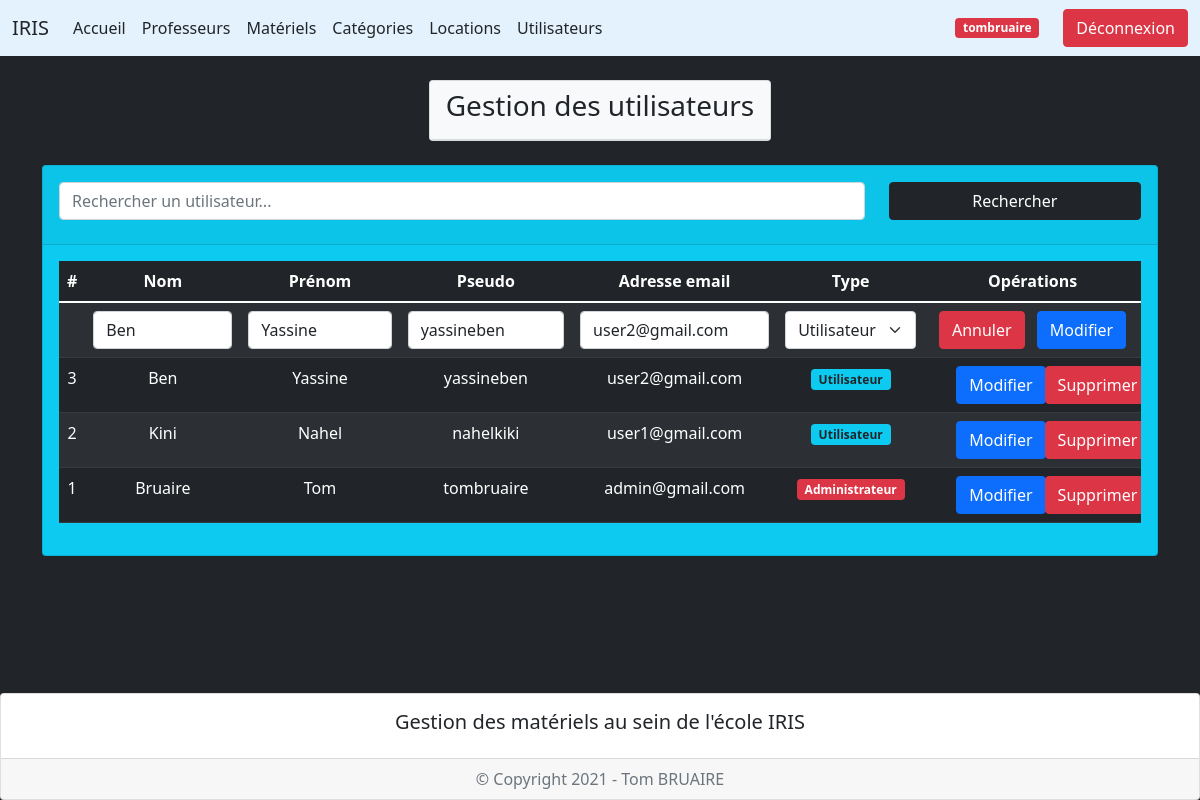
/index.php?page=5&action=edit&iduser=3 (signed in), run on the app's committed database.
### tables this page shows
create table users (
    iduser int(3) not null auto_increment,
    nomuser varchar(50),
    prenomuser varchar(50),
    pseudouser varchar(20),
    emailuser varchar(255),
    mdpuser varchar(255),
    lvl int not null default 1,
    primary key (iduser)
);

### controleur/config_db.php (called while the page is built)
<?php
$server = "localhost";
$bdd = "iris";
$user = "root";
$mdp = "";
?>

### controleur/controleur.class.php (called while the page is built, shortened)
<?php
require_once("modele/modele.class.php");
class Controleur {
    private $unModele;
    public function __construct($server, $bdd, $user, $mdp) {
        $this->unModele = new Modele($server, $bdd, $user, $mdp);
    }
    public function setTable($uneTable) {
        $this->unModele->setTable($uneTable);
    }
    public function selectAll($chaine = "*", $orderby) {
        return $this->unModele->selectAll($chaine, $orderby);
    }
    public function selectWhere($chaine = "*", $where) {
        return $this->unModele->selectWhere($chaine, $where);
    }
}
?>

### vue/vue_utilisateurs.php (the view, shortened to what this page needs)
<div class="container mt-4 mb-5">
    <div class="row d-flex justify-content-center">
        <div class="col-auto">
            <div class="card bg-info">
                <div class="card-header">
                    <form method="post" action="" class="mt-2">
                        <div class="row mb-3">
                            <div class="col-9">
                                    <input type="search" name="mot" id="mot" placeholder="Rechercher un utilisateur..." class="form-control">
                            </div>
                            <div class="col-3">
                                <button type="submit" name="Rechercher" class="btn btn-dark w-100">Rechercher</button>
                            </div>
                        </div>
                    </form>
                </div>
                <div class="card-body">
                    <div class="table-responsive">
                        <table class="table table-dark table-striped text-center">
                            <thead>
                                <tr>
                                    <th scope="col">#</th>
                                    <th scope="col">Nom</th>
                                    <th scope="col">Prénom</th>
                                    <th scope="col">Pseudo</th>
                                    <th scope="col">Adresse email</th>
                                    <th scope="col">Type</th>
                                    <?php if (isset($_SESSION['lvl']) && $_SESSION['lvl'] == 2) { ?>
                                        <th scole="col">Opérations</th>
                                    <?php } ?>
                                </tr>
                            </thead>
                            <tbody>
                                <?php if (isset($_SESSION['lvl']) && $_SESSION['lvl'] == 2) { ?>
                                    <form method="post" action="">
                                        <tr>
                                            <td></td>
                                            <td><input type="text" name="nomuser" id="nom" class="form-control" value="<?= ($leUser != null ? $leUser['nomuser'] : null); ?>"></td>
                                            <td><input type="text" name="prenomuser" id="prenom" class="form-control" value="<?= ($leUser != null ? $leUser['prenomuser'] : null); ?>"></td>
                                            <td><input type="text" name="pseudouser" id="pseudo" class="form-control" value="<?= ($leUser != null ? $leUser['pseudouser'] : null); ?>"></td>
                                            <td><input type="email" name="emailuser" id="email" class="form-control" value="<?= ($leUser != null ? $leUser['emailuser'] : null); ?>"></td>
                                            <td>
                                                <select name="lvl" class="form-select">
                                                    <option value="1" <?php if ($leUser != null && $leUser['lvl'] == 1) {echo "selected";} ?>>Utilisateur</option>
                                                </select>
                                            </td>
                                            <td>
                                                <?php if ($leUser != null) { ?>
                                                    <button type="submit" name="Annuler" class="btn btn-danger me-2">Annuler</button>
                                                <?php } ?>
                                                <button type="submit" <?= ($leUser != null ? 'name="subeditutilisateur"' : 'name="subaddutilisateur"'); ?> class="btn <?= ($leUser != null ? 'btn-primary' : 'btn-success w-100'); ?>"><?= ($leUser != null ? "Modifier" : "Ajouter"); ?></button>
                                            </td>
                                        </tr>
                                    </form>
                                <?php } ?>
                            <?php foreach ($lesUtilisateurs as $unUtilisateur) { ?>
                                <tr>
                                    <td><?= $unUtilisateur['iduser']; ?></td>
                                    <td><?= $unUtilisateur['nomuser']; ?></td>
                                    <td><?= $unUtilisateur['prenomuser']; ?></td>
                                    <td><?= $unUtilisateur['pseudouser']; ?></td>
                                    <td><?= $unUtilisateur['emailuser']; ?></td>
                                    <td>
                                        <?php if ($unUtilisateur['lvl'] == 1) { ?>
                                            <span class="badge bg-info text-dark">Utilisateur</span>
                                        <?php } elseif ($unUtilisateur['lvl'] == 2) { ?>
                                            <span class="badge bg-danger">Administrateur</span>
                                        <?php } ?>
                                    </td>
                                    <?php if (isset($_SESSION['lvl']) && $_SESSION['lvl'] == 2) { ?>
                                        <td>
                                            <div class="container">
                                                <div class="row">
                                                    <div class="col-6">
                                                        <a href="index.php?page=5&action=edit&iduser=<?= $unUtilisateur['iduser']; ?>" class="btn btn-primary">Modifier</a>
                                                    </div>
                                                    <div class="col-6">
                                                        <a href="index.php?page=5&action=sup&iduser=<?= $unUtilisateur['iduser']; ?>" onclick="return(confirm('Voulez-vous vraiment supprimer cet utilisateur ?'));" class="btn btn-danger">Supprimer</a>
                                                    </div>
                                                </div>
                                            </div>
                                        </td>
                                    <?php } ?>
                                </tr>
                            <?php } ?>
                            </tbody>
                        </table>
                    </div>
                </div>
            </div>
        </div>
    </div>
</div>

### data on the page
users: nomuser "Ben", prenomuser "Yassine", pseudouser "yassineben", emailuser "user2@gmail.com", lvl "Utilisateur", iduser "3"
users: iduser "2", nomuser "Kini", prenomuser "Nahel", pseudouser "nahelkiki", emailuser "user1@gmail.com", lvl "Utilisateur"
users: iduser "1", nomuser "Bruaire", prenomuser "Tom", pseudouser "tombruaire", emailuser "admin@gmail.com", lvl "Administrateur"

### other printed values
$_SESSION['pseudouser'] "tombruaire"
$text "Gestion des utilisateurs"
